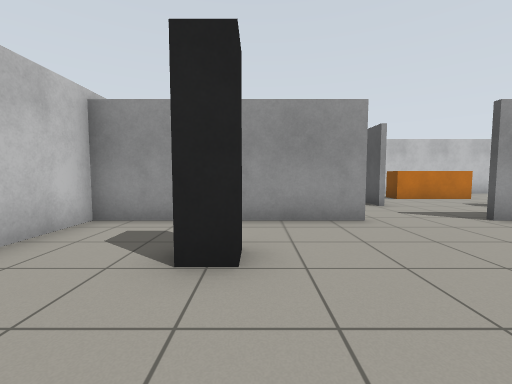
view 1 (above)

16 first-person views from a walk through a robot-simulator world made for Gazebo. The camera is 0.94 m above the floor, tilts 4° down and sees 90° across. The floor is counted in squares, 1 m on a side. Each view is taken from the middle of a square. On the plan, view 1 faces up. The plan holds only what a view shows up to about 10 squares ahead; the rest is blank.

view 2
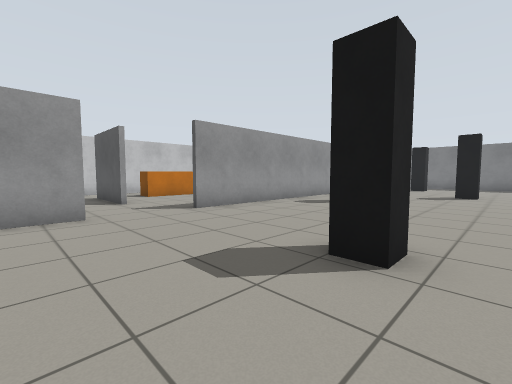

view 3
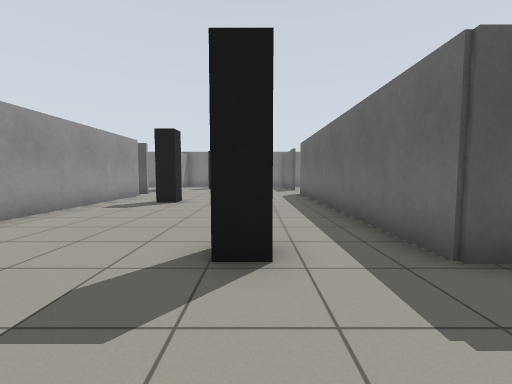

view 4
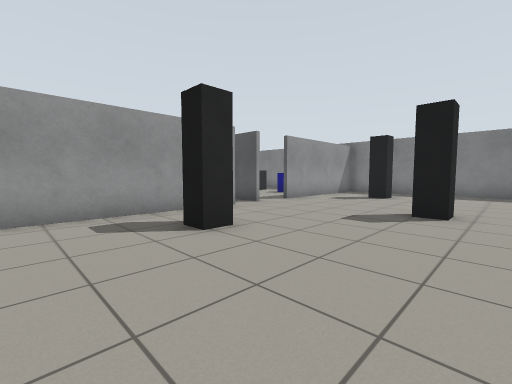

view 5
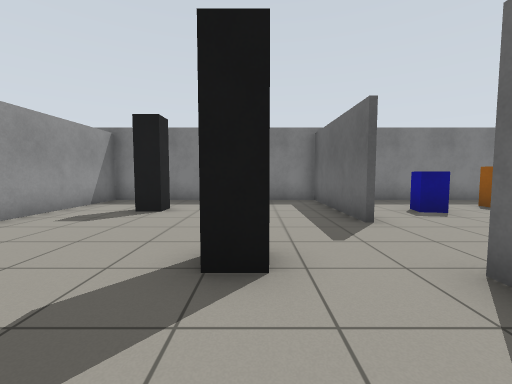

view 6
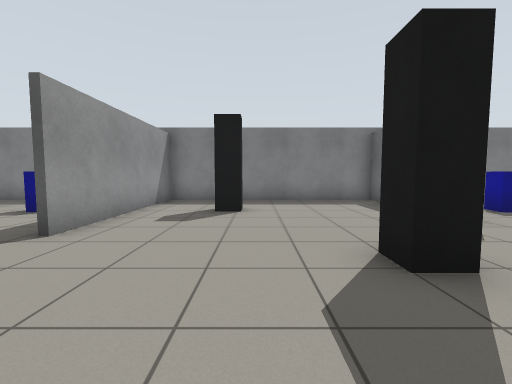

view 7
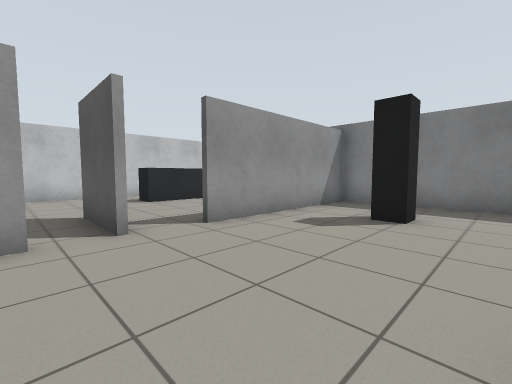

view 8
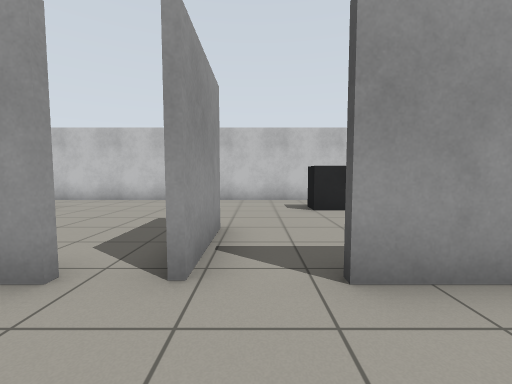

view 9
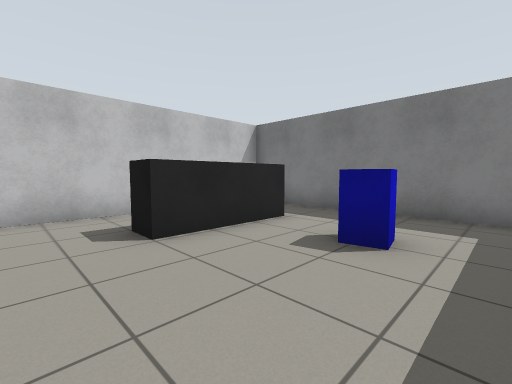

view 10
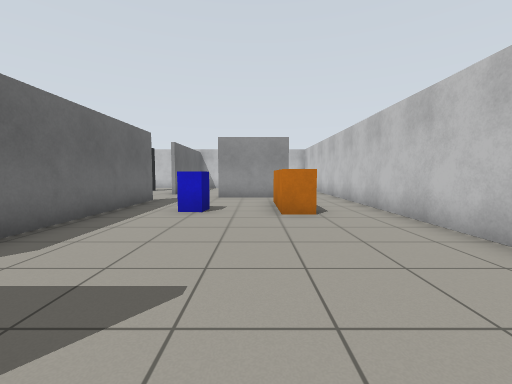

view 11
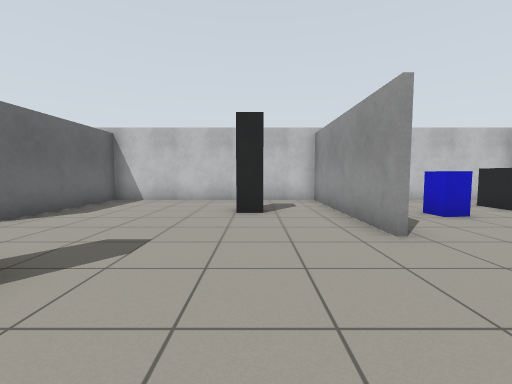

view 12
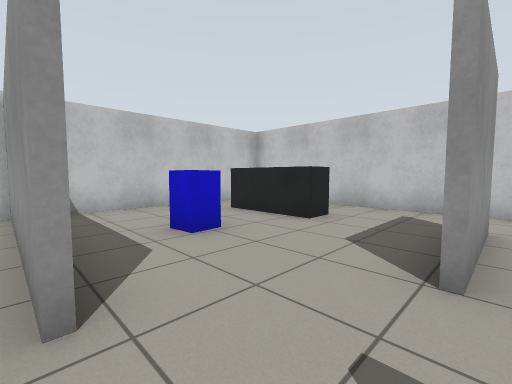

view 13
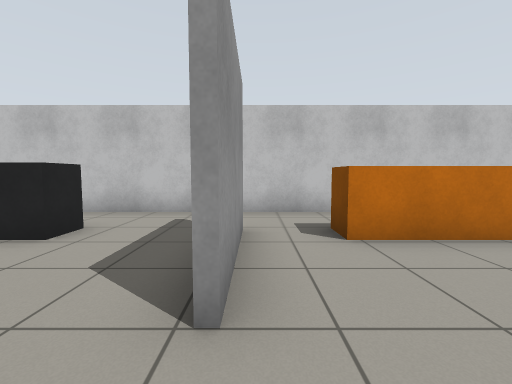

view 14
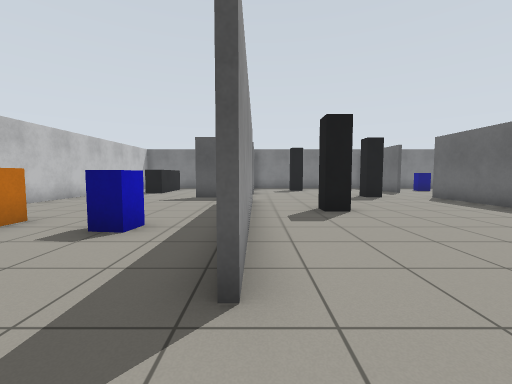

view 15
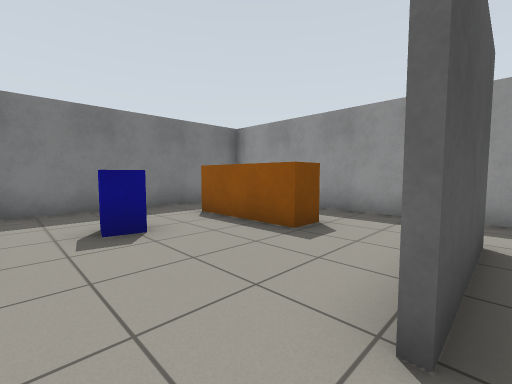

view 16
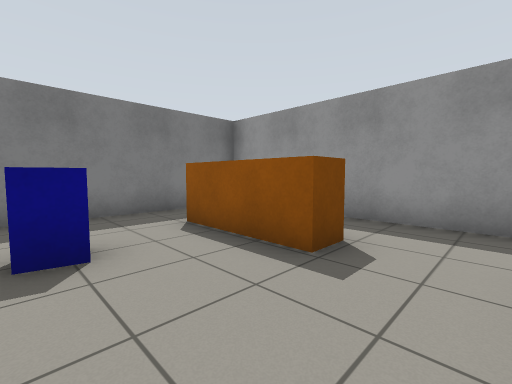

### Floor plan
Points are (right, up) in squares from view 1. A wall is a line through its corners. A room is listed if a view was taken in it or the views show most of it. See-through windows are left out.
Room 1 (views 1, 2, 3, 4, 5, 6, 7, 8, 11)
walls: (3.6, -2.8) (3.6, -2.1) (13.4, -2.1); (12.2, 5.1) (4.8, 5.1); (2.2, 5.1) (-3.3, 5.1) (-3.3, -2.1) (1, -2.1); (15.9, -2.1) (20.3, -2.1) (20.3, 5.1) (14.8, 5.1)
ways out: opening at (14, 5) to room 2; gap at (12, 5) to room 2; opening at (3.5, 5) to room 3; opening at (14.5, -2) to room 4; opening at (2.5, -2)
objects: dark grey post (-1, 3) to (0, 3); dark grey post (4, 0); dark grey post (10, 3); dark grey post (14, 0); dark grey post (18, 3)
Room 2 (views 9, 10)
walls: (13.4, 7.5) (13.4, 5.1); (13.2, 5.1) (13.2, 7.5); (18.6, 9.6) (15.6, 9.6) (15.6, 10.5); (4.8, 5.3) (10.4, 5.3); (3.8, 10.4) (3.8, 7.5); (20.3, 5.9) (20.3, 12.3) (4.4, 12.3)
ways out: opening at (14, 5) to room 1; gap at (12, 5) to room 1; opening at (4, 6.5) to room 3; opening at (4, 11.5) to room 3
objects: orange box (6, 10) to (8, 10); blue box (7, 7); blue box (17, 7) to (18, 8)
Room 3 (views 12, 13, 14)
walls: (3.6, 7.4) (3.6, 10.4); (-3.3, 12.2) (-3.3, 6.1); (4.4, 12.3) (-3, 12.3)
ways out: opening at (3.5, 5) to room 1; opening at (4, 6.5) to room 2; opening at (4, 11.5) to room 2
objects: dark grey box (-1, 10) to (1, 10); blue box (0, 7)
Room 4 (views 15, 16)
walls: (15.6, -7.5) (15.6, -6.6) (18.6, -6.6); (20.3, -7.6) (20.3, -2.9)
ways out: opening at (14.5, -2) to room 1; opening at (13, -3.5); opening at (14.5, -7); opening at (19.5, -7)
objects: blue box (17, -5) to (18, -4)

Where each view was taken, in squares from view 1:
view 1: 0 up, 0 right, facing up
view 2: 1 down, 1 right, facing up-right
view 3: 0 up, 1 right, facing right
view 4: 1 down, 7 right, facing up-right
view 5: 0 up, 11 right, facing right
view 6: 2 up, 11 right, facing right
view 7: 1 up, 12 right, facing up-right
view 8: 3 up, 14 right, facing up
view 9: 6 up, 14 right, facing up-right
view 10: 9 up, 14 right, facing left
view 11: 3 up, 6 right, facing left
view 12: 5 up, 4 right, facing up-left
view 13: 6 up, 4 right, facing up
view 14: 5 up, 3 right, facing right
view 15: 3 down, 13 right, facing down-right
view 16: 4 down, 14 right, facing down-right
